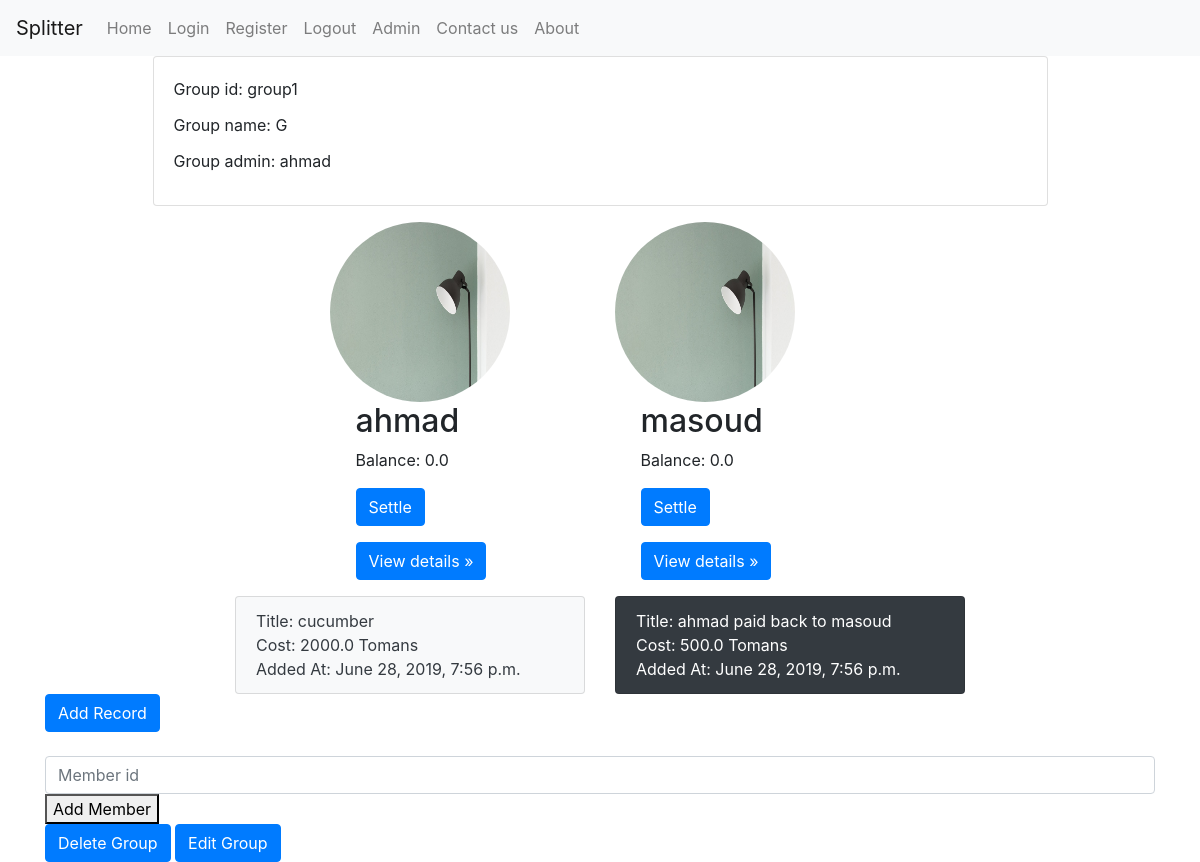
The app's page /group1/veiw (signed in) with its own data.
### main/models.py (models this page shows, shortened)
class Group(models.Model):
    group_id = models.SlugField(max_length=20, unique=True)
    group_name = models.CharField(max_length=20)
    admin_fk = models.ForeignKey(Account, on_delete=models.CASCADE)

class Account(models.Model):
    user = models.OneToOneField(User, on_delete=models.CASCADE)

class GroupMember(models.Model):
    group_fk = models.ForeignKey(Group, on_delete=models.CASCADE)
    member_fk = models.ForeignKey(Account, on_delete=models.CASCADE)
    balance = models.FloatField(default=0)

class Expense(models.Model):
    expense_type = models.CharField(max_length=10, default='payment')
    group_fk = models.ForeignKey(Group, on_delete=models.CASCADE)
    adder_fk = models.ForeignKey(Account, on_delete=models.CASCADE,
                                 related_name='adder_fk')
    payer_fk = models.ForeignKey(Account, on_delete=models.CASCADE,
                                 related_name='payer_fk')
    title = models.CharField(max_length=20)
    cost = models.FloatField(default=0)
    date_time = models.DateTimeField(auto_now=True, null=True)

### main/views.py (the view)
# urls.py: path('<slug:group_id>/veiw', views.group_view),
@login_required
def group_view(request, group_id):
    if request.method == 'POST':
        try:
            member_id = request.POST['member_id']
            group = Group.objects.get(group_id=group_id)
            member = Account.objects.get(
                user=User.objects.get(username=member_id))
            GroupMember.objects.create(group_fk=group, member_fk=member)
            expenses = Expense.objects.filter(group_fk=group)
            for expense in expenses:
                ExpenseRatio.objects.create(expense_fk=expense, member_fk=member)
            return redirect(group_view, group_id=group_id)
        except Exception:
            title = 'Add New Member Error'
    else:
        title = 'Group'
    template_name = 'group.html'
    group = Group.objects.get(group_id=group_id)
    account = Account.objects.get(user=request.user)
    members = GroupMember.objects.filter(group_fk=group)
    expenses = Expense.objects.filter(group_fk=group)
    balance_details = BalanceDetail.objects.filter(group_fk=group)
    details = {}
    for member in members:
        temp = {}
        for balance_detail in balance_details:
            if balance_detail.debtor_fk == member.member_fk:
                temp[balance_detail.creditor_fk.user.username] = balance_detail.amount
            elif balance_detail.creditor_fk == member.member_fk:
                temp[balance_detail.debtor_fk.user.username] = balance_detail.amount
        details[member.member_fk.user.username] = temp
    context = {'title': title, 'group': group,
               'members': members, 'account': account,
               'expenses': expenses, 'details': details}
    return render(request, template_name, context)

### main/templates/group.html (shortened to what this page needs)
{% extends "base.html" %}
{% load static %}
{% block navbar %}
{% include 'navbar.html' %}
{% endblock %}
{% block content %}
<div class='col-12 col-md-10 mb-3 mx-auto'>
    <div class='card'>
        <div class='card-body'>
            <p class='card-title'>Group id: {{ group.group_id }}</p>
            <p class='card-title'>Group name: {{ group.group_name }}</p>
            <p class='card-title'>Group admin: {{ group.admin_fk.user.username}}</p>
        </div>
    </div>
</div>
<div class="row justify-content-center">
    {% for member in members %}
    <div class="col col-sm-6 col-lg-3">
        <img class="rounded-circle" src="{% static 'img/test.jpeg' %}" width="180" height="180">
        <h2 style="padding-left: 10%;">{{ member.member_fk.user.first_name }}</h2>
        <p style="padding-left: 10%;">Balance: {{ member.balance }}</p>
        <p style="padding-left: 10%;">
            <a class="btn btn-primary" href="settle/{{member.member_fk.user.username}}">
                Settle
            </a>
        </p>
        <p style="padding-left: 10%;">
            <button class="btn btn-primary" type="button" data-toggle="collapse"
                data-target="#{{ member.member_fk.user.first_name }}" aria-expanded="false"
                aria-controls="{{ member.member_fk.user.first_name }}">
                View details &raquo;
            </button>
        </p>
    </div>
    {% endfor %}
</div>
<div class="row justify-content-center">
    {% for expense in expenses %}
    <div class="col col-sm-6 col-lg-4">
        {% if expense.expense_type == 'payment' %}
        <a href="{{ expense.pk }}">
            <ul class="list-group">
                <li class="list-group-item bg-light text-dark">
                    Title: {{ expense.title }}
                    Cost: {{ expense.cost }} Tomans
                    Added At: {{ expense.date_time }}
                </li>
            </ul>
        </a>
        {% endif %}
        {% if expense.expense_type == 'settle' %}
        <a href="{{ expense.pk }}">
            <ul class="list-group">
                <li class="list-group-item bg-dark text-white">
                    Title: {{ expense.title }}
                    Cost: {{ expense.cost }} Tomans
                    Added At: {{ expense.date_time }}
                </li>
            </ul>
        </a>
        {% endif %}
    </div>
    {% endfor %}
</div>
<a class="btn btn-primary" href="add-expense"
    role="button">Add Record</a>
<br>
<br>
{% if group.admin_fk == account %}
<form method='POST' action='' enctype='multipart/form-data'> {% csrf_token %}
    <input name="member_id" type="text" class="form-control" placeholder="Member id" required autofocus>
    <button type='submit'>Add Member</button>
</form>
<a class="btn btn-primary" href="delete-group"
    role="button">Delete Group</a>
<a class="btn btn-primary" href="edit-group"
    role="button">Edit Group</a>
{% endif %}
{% endblock %}

### records on screen
Group: group_id "group1", group_name "G", admin_fk.user.username "ahmad"
GroupMember: member_fk.user.first_name "ahmad", balance "0.0"
GroupMember: member_fk.user.first_name "masoud", balance "0.0"
Expense: title "cucumber", cost "2000.0", date_time "June 28, 2019, 7:56 p.m."
Expense: title "ahmad paid back to masoud", cost "500.0", date_time "June 28, 2019, 7:56 p.m."
